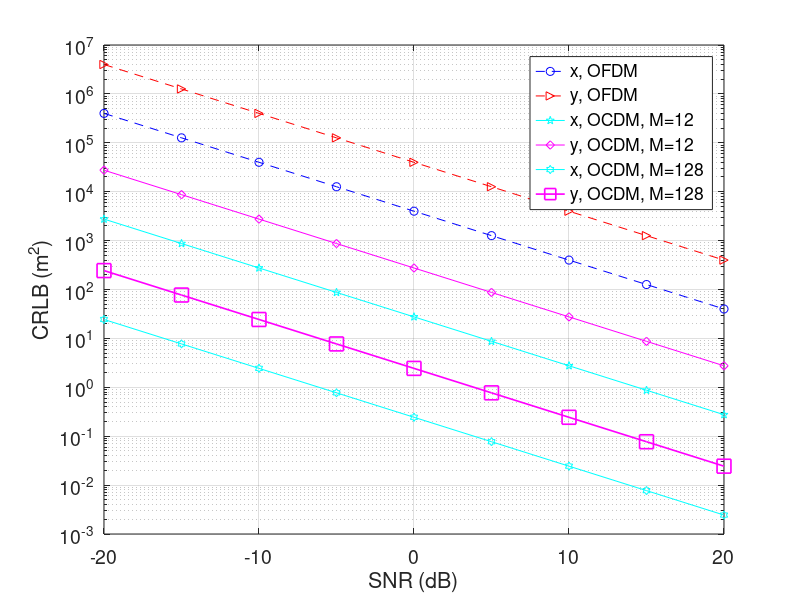

Write MATLAB code to recreate this figure.
close all
SNR = -20:5:20;%dB
load('data/CRB_range_accurate.mat','CRB_loc_accurate')
CRB_loc_accurate_128 = CRB_loc_accurate;
load('data/CRB_range_OFDM_accurate.mat','CRB_loc_OFDM_accurate')
CRB_loc_OFDM_accurate_100k = CRB_loc_OFDM_accurate;
load('data/CRB_range_accurate_12.mat','CRB_loc_accurate')
CRB_loc_accurate_12 = CRB_loc_accurate;
%%
figure
semilogy( SNR,CRB_loc_OFDM_accurate_100k(:,1),'bo--',SNR,CRB_loc_OFDM_accurate_100k(:,2),'r>--',...
    SNR,CRB_loc_accurate_12(:,1),'cp-',SNR,CRB_loc_accurate_12(:,2),'md-',...
    SNR,CRB_loc_accurate_128(:,1),'ch-',SNR,CRB_loc_accurate_128(:,2),'ms-',...
    'MarkerSize',10,'LineWidth',1.2)
xlabel('SNR (dB)')
ylabel('CRLB (m^2)')
% xlim([-30 5])
% ylim([1e-6 1e5+1000])
ax=gca;
set(ax,'FontSize',14);
legend('x, OFDM','y, OFDM','x, OCDM, M=12','y, OCDM, M=12',...
    'x, OCDM, M=128','y, OCDM, M=128')
grid on
